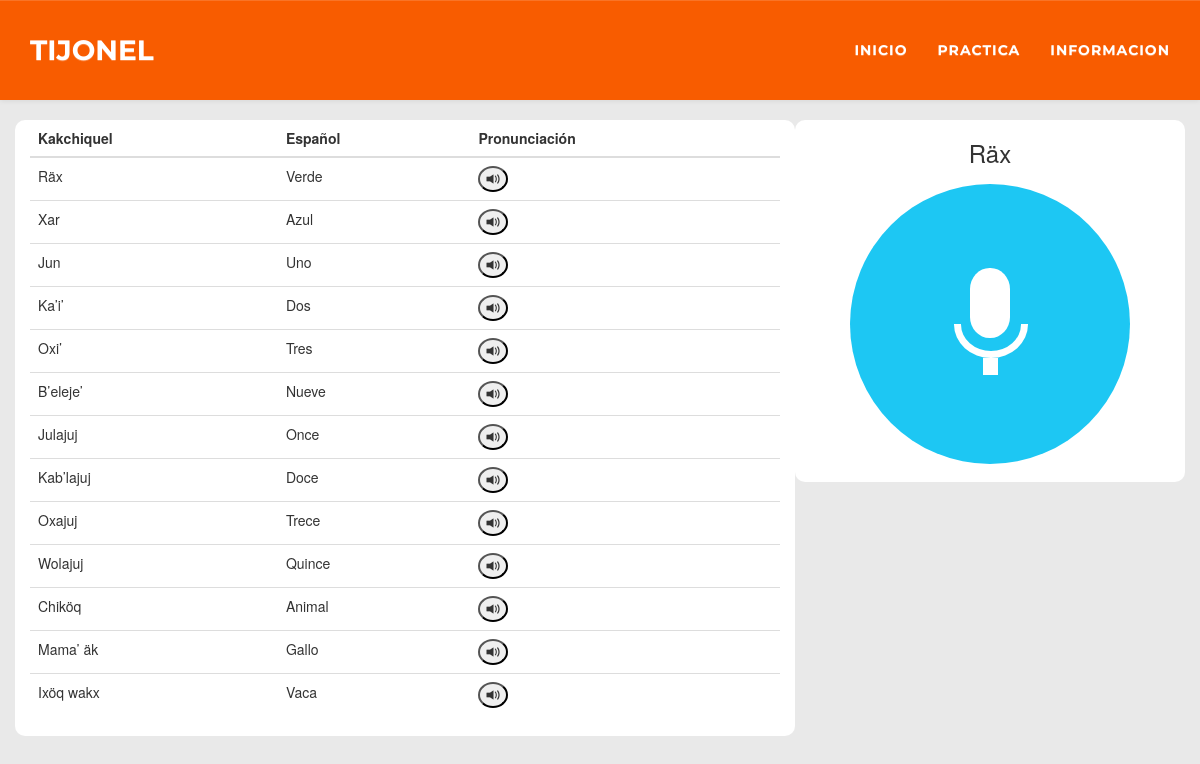
Page /practica.php on the committed database.
### tables this page shows
CREATE TABLE IF NOT EXISTS `seccion` (
  `COD_SECCION` int(11) NOT NULL AUTO_INCREMENT,
  `COD_IDIOMA` int(11) NOT NULL,
  `COD_LECCION` int(11) NOT NULL,
  `EXPRESION` varchar(300) NOT NULL,
  `TRADUCCION` varchar(300) NOT NULL,
  `IMG1` varchar(100) NOT NULL DEFAULT '',
  `IMG2` varchar(100) NOT NULL DEFAULT '',
  `AUDIO` varchar(100) NOT NULL DEFAULT '',
  `REC` varchar(400) DEFAULT NULL,
  PRIMARY KEY (`COD_SECCION`),
  KEY `FKSECCION265978` (`COD_IDIOMA`),
  KEY `FKSECCION639352` (`COD_LECCION`)
);

### practica.php (the view, shortened to what this page needs)
<?php
	include_once("class/lib.php");
?>
<!doctype html>
<html>
<head>
<link rel="stylesheet" type="text/css" href="css/bootstrap.css">
<link rel="stylesheet" type="text/css" href="css/bootstrap-theme.min.css">
<link rel="stylesheet" type="text/css" href="css/estilo.css">
<link rel="stylesheet" type="text/css" href="css/micro.css">
</head>
<body>
<?php include ("inc/menu.php");?>
<section class="portafolio">
<div class="container">
    <div class="row">
    <div class="col-xs-12 col-md-8 cuadro">
		<table class="table table-hover">
        <thead>
        	<tr> <th>Kakchiquel</th> <th>Español</th><th>Pronunciación</th></tr>
        </thead>
        <tbody>
        <?php
			try {
				$co = new Connection();
				$co = $co->co();
				$lib = new lib();
				$query = "SELECT COD_SECCION,EXPRESION,TRADUCCION,AUDIO FROM seccion WHERE REC != ''";
				$stmt = $co->prepare($query);
				$stmt->execute();
				$rows = $stmt->fetchAll();
				$r = count($rows);
				for($i = 0; $i < $r; $i++){
					if($i == 0){
						$id = $rows[$i][0];
						$title = $rows[$i][1];
					}
					$comp = "<tr data= '".$rows[$i][0]."'> <td>".$rows[$i][1]."</td> <td>".$rows[$i][2]."</td>
					<td><button class='img-circle play' id='play' data='".$rows[$i][3]."'>
						<span class='glyphicon glyphicon-volume-up' aria-hidden='true'></span>
					</button></td>
					</tr> ";
					echo $comp;
				}
			}
			catch(PDOException $e) {
				echo '<div class="alert alert-danger" role="alert">Oh! Parece que hay un problema</div>';
			}
		?>
        </tbody>
        </table>
    </div>
    <div class="col-xs-12 col-md-4 cuadro">
    	<h3 class="text-center" id="rec-titulo" data='<?php $lib->show($id) ?>'><?php $lib->show($title) ?></h3>
   		<div class="gn"><div class="mc"></div></div>
    </div>
	</div>
</div>
</section>
</body>
</html>

### inc/menu.php (shortened to what this page needs)
<nav id="mainNav" class="navbar navbar-default navbar-fixed-top navbar-custom">
    <div class="container">
        <div class="navbar-header page-scroll">
            <a class="navbar-brand" href="index.php">Tijonel</a>
        </div>
        <div class="collapse navbar-collapse" id="bs-example-navbar-collapse-1">
            <ul class="nav navbar-nav navbar-right">
                <li>
                    <a href="index.php">Inicio</a>
                </li>
                <li>
                    <a href="practica.php">Practica</a>
                </li>
                <li>
                    <a href="info.php">Informacion</a>
                </li>
            </ul>
        </div>
    </div>
</nav>

### class/lib.php (shortened to what this page needs)
<?php
class lib{
	public function show($value){
		if(!isset($value)){
			echo "";
		}elseif($value != null){
			echo $value;
		}
	}
}
?>

### css/estilo.css (style rules this page uses)
.navbar-custom { background:#F85C00; font-family: "Montserrat", "Helvetica Neue", Helvetica, Arial, sans-serif; text-transform: uppercase; font-weight: 700; border: none; }
.navbar-custom .navbar-brand { color: white; }
.navbar-custom .navbar-nav { letter-spacing: 1px; }
.navbar-custom .navbar-nav li a { color: white; }
@media (min-width: 768px) { .navbar-custom { padding: 25px 0; -webkit-transition: padding 0.3s; -moz-transition: padding 0.3s; transition: padding 0.3s; } }
@media (min-width: 768px) { .navbar-custom .navbar-brand { font-size: 2em; -webkit-transition: all 0.3s; -moz-transition: all 0.3s; transition: all 0.3s; } }
section { padding: 100px 0; }
body { background-color: #e9e9e9; }
.cuadro { background-color: #FFFFFF; margin-top: 20px; border-radius: 10px; }

### css/micro.css (style rules this page uses)
.gn { position:relative; margin: 5% auto; background-color:#1DC7F3; border-radius:50%; width:20em; height:20em; }
.gn:after { content:''; position:absolute; background-color:#fff; top:30%; left:43%; height:15%; width:14%; border-top-left-radius:50%; border-top-right-radius:50%; }
.gn:before { content:''; position:absolute; background-color:#fff; top:40%; left:43%; height:15%; width:14%; border-bottom-left-radius:50%; border-bottom-right-radius:50%; }
.mc { position:absolute; top:50%; left:37%; height:24%; width:26.5%; overflow:hidden; }
.mc:before { content:''; position:absolute; background-color:#fff; bottom:50%; width:100%; height:100%; box-sizing:border-box; border-radius:50%; border:0.5em solid #fff; background:none; }
.mc:after { content:''; position:absolute; background-color:#fff; top:50%; left:40%; width:20%; height:25%; }

### rows in the picture
seccion: EXPRESION "Räx", TRADUCCION "Verde"
seccion: EXPRESION "Xar", TRADUCCION "Azul"
seccion: EXPRESION "Jun", TRADUCCION "Uno"
seccion: EXPRESION "Ka’i’", TRADUCCION "Dos"
seccion: EXPRESION "Oxi’", TRADUCCION "Tres"
seccion: EXPRESION "B’eleje’", TRADUCCION "Nueve"
seccion: EXPRESION "Julajuj", TRADUCCION "Once"
seccion: EXPRESION "Kab’lajuj", TRADUCCION "Doce"
seccion: EXPRESION "Oxajuj", TRADUCCION "Trece"
seccion: EXPRESION "Wolajuj", TRADUCCION "Quince"
seccion: EXPRESION "Chiköq", TRADUCCION "Animal"
seccion: EXPRESION "Mama’ äk", TRADUCCION "Gallo"
seccion: EXPRESION "Ixöq wakx", TRADUCCION "Vaca"
